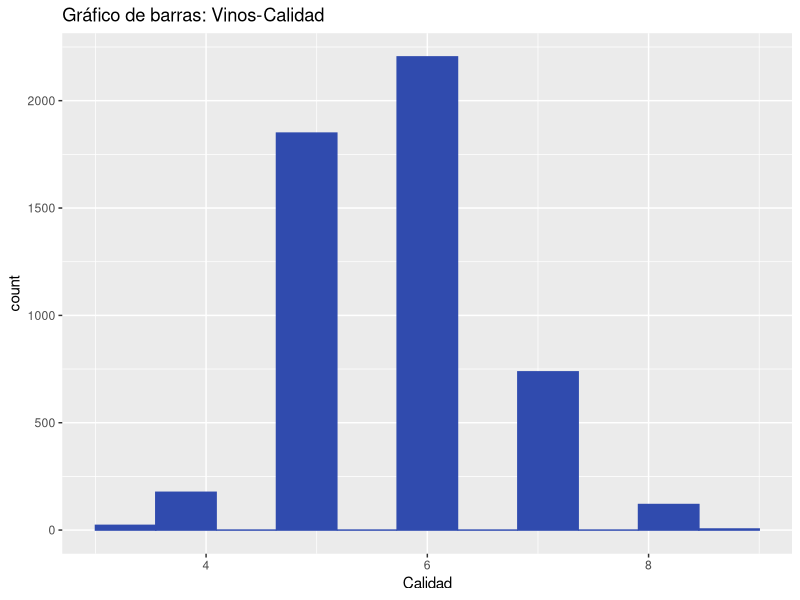
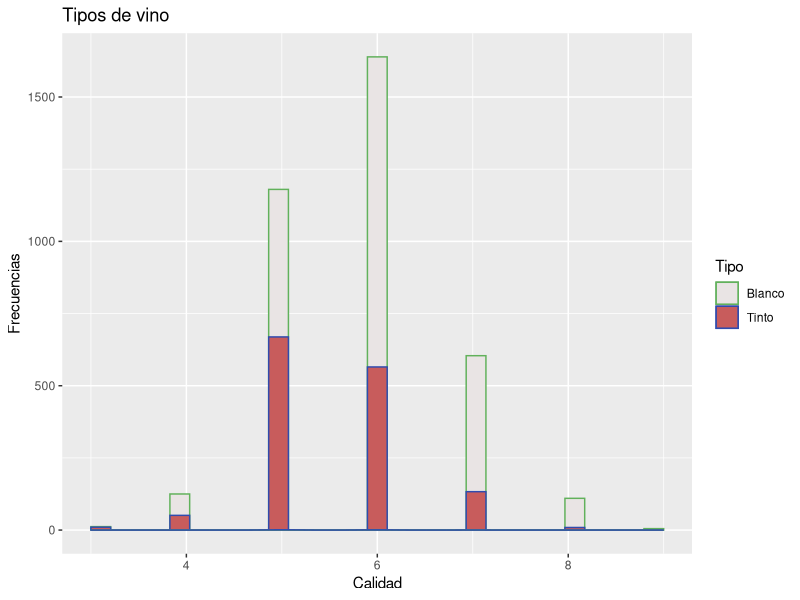
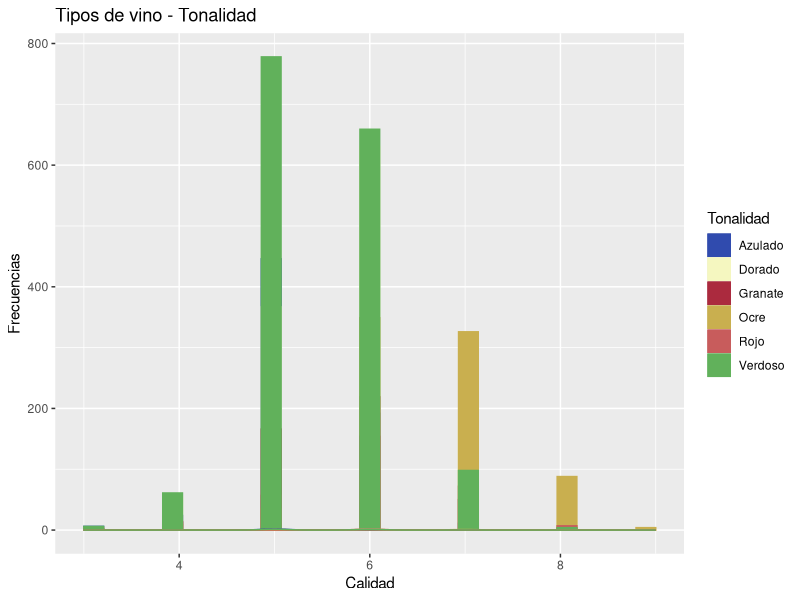
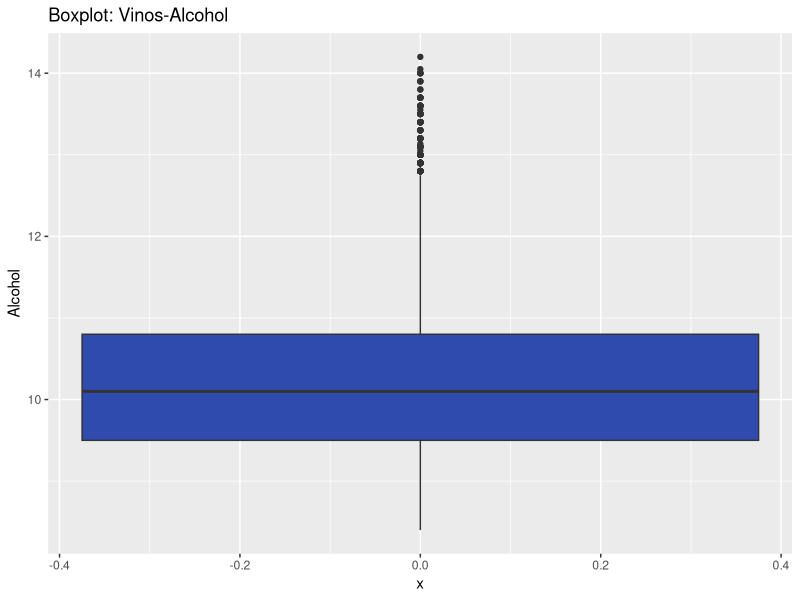
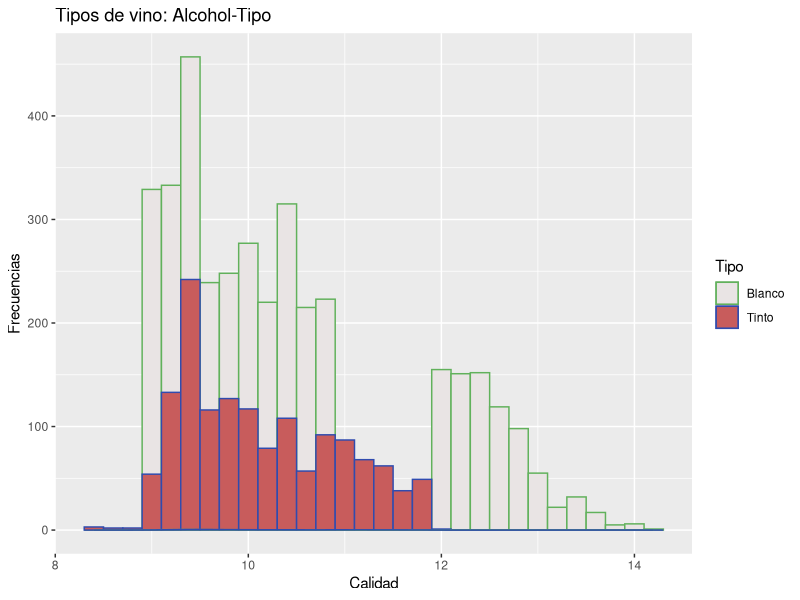
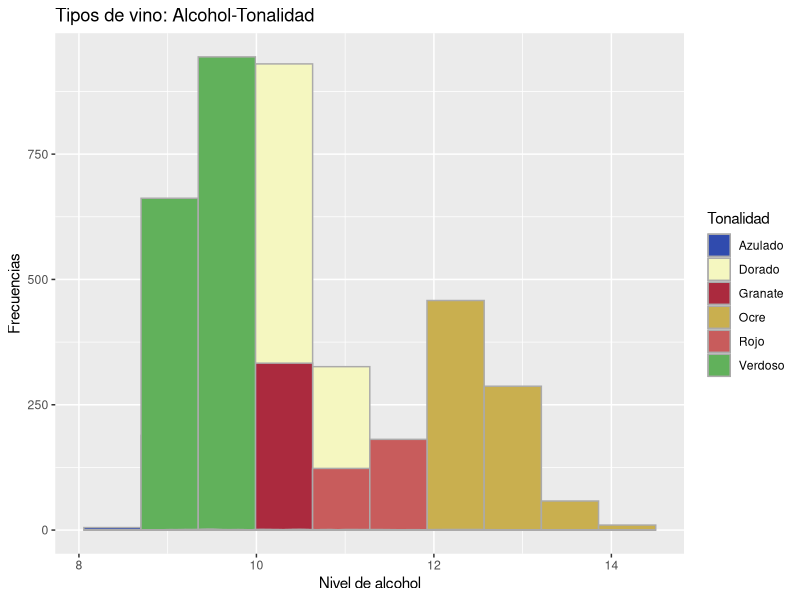
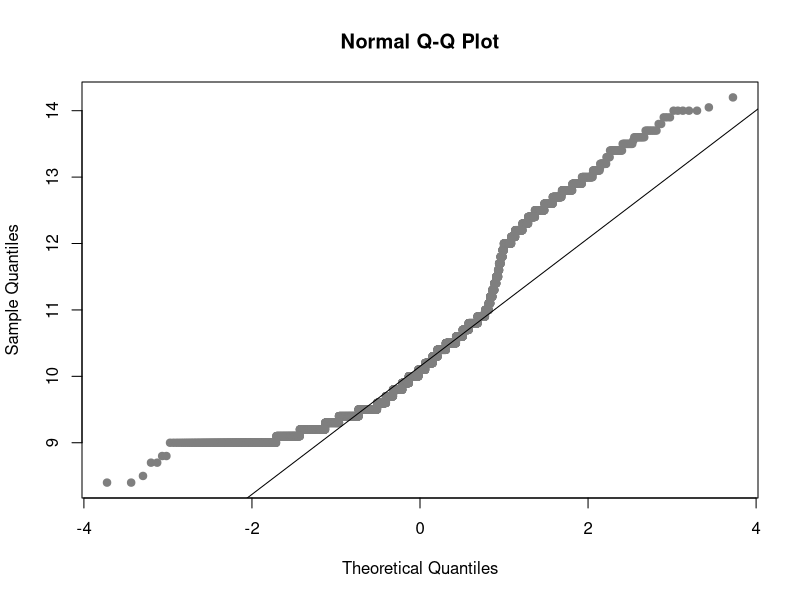
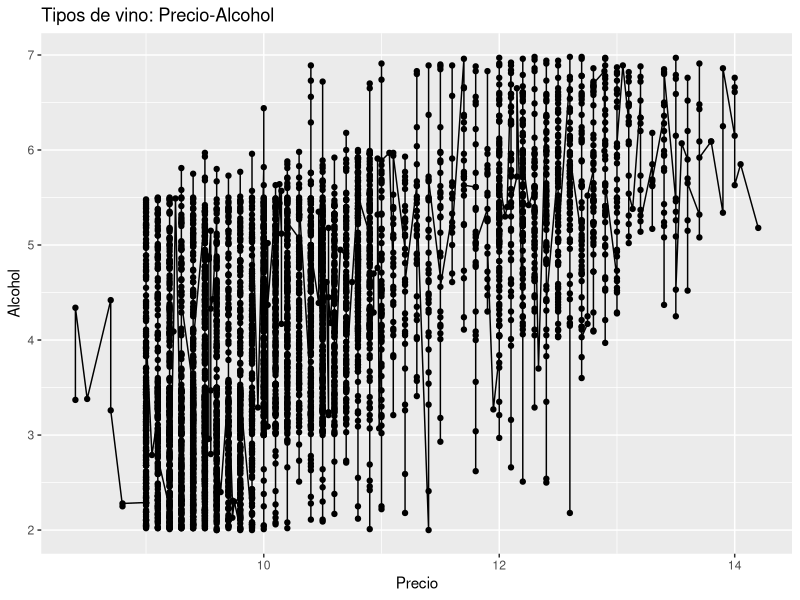

These figures' R source, in order:
## ---- chunk 1
library(dplyr)
library(ggplot2)
library(nortest)
## ---- chunk 2
vinos <- read.csv2("VINOS.csv")
## ---- chunk 3
str(vinos)
## ---- chunk 4
summary(vinos$Calidad)
## ---- chunk 5
ggplot(vinos, aes(x=Calidad)) +
  geom_histogram(bins = 12, col="#304bae", bg="#304bae") +
  ggtitle("Gráfico de barras: Vinos-Calidad")
## ---- chunk 6
calidad <- vinos$Calidad
calidad <- table(calidad)
calidad
## ---- chunk 7
calidad_t <- select(vinos, Tipo, Calidad)
calidad_t <- table(calidad_t)
calidad_t <- as.data.frame(calidad_t)
calidad_t
## ---- chunk 8
calidad_tt <- select(vinos, Tonalidad, Calidad)
calidad_tt <- table(calidad_tt)
calidad_tt <- as.data.frame(calidad_tt)
calidad_tt
## ---- chunk 9
calidad <- select(vinos, Calidad, Tipo, Tonalidad)
## ---- chunk 10
str(calidad)
## ---- chunk 11
ggplot(vinos, aes(x=Calidad, fill=Tipo, color=Tipo)) +
  ggtitle("Tipos de vino") +
  geom_histogram(alpha=2, position="identity", bins = 30)+
  geom_density(alpha=0.5) +
  xlab("Calidad") +
  ylab("Frecuencias") +
  scale_color_manual(values=c("#61b15b", "#304bae"))+
  scale_fill_manual(values=c("#e9e4e4", "#c85c5c"))
## ---- chunk 12
ggplot(vinos, aes(x=Calidad, fill=Tonalidad, color=Tonalidad)) +
  ggtitle("Tipos de vino - Tonalidad") +
  geom_histogram(alpha=1, position="identity", bins = 30)+
  geom_density(alpha=1) +
  xlab("Calidad") +
  ylab("Frecuencias") +
  scale_color_manual(values=c("#304bae", "#f5f7c0","#ab2a3e", "#c9af4f","#c85c5c", "#61b15b"))+
  scale_fill_manual(values=c("#304bae", "#f5f7c0","#ab2a3e", "#c9af4f","#c85c5c", "#61b15b"))
## ---- chunk 13
summary(vinos$Alcohol)
## ---- chunk 14
ggplot(vinos, aes(x=0, y=Alcohol)) +
  geom_boxplot(bg="#304bae") +
  ggtitle("Boxplot: Vinos-Alcohol")
## ---- chunk 15
ggplot(vinos, aes(x=Alcohol, fill=Tipo, color=Tipo)) +
  ggtitle("Tipos de vino: Alcohol-Tipo") +
  geom_histogram(alpha=2, position="identity", bins = 30)+
  geom_density(alpha=0.5) +
  xlab("Calidad") +
  ylab("Frecuencias") +
  scale_color_manual(values=c("#61b15b", "#304bae"))+
  scale_fill_manual(values=c("#e9e4e4", "#c85c5c"))
## ---- chunk 16
ggplot(vinos, aes(x=Alcohol, fill=Tonalidad, color=Tonalidad)) +
  ggtitle("Tipos de vino: Alcohol-Tonalidad") +
  geom_histogram(alpha=1, position="identity", bins = 10)+
  geom_density(alpha=1) +
  xlab("Nivel de alcohol") +
  ylab("Frecuencias") +
  scale_fill_manual(values=c("#304bae", "#f5f7c0","#ab2a3e", "#c9af4f","#c85c5c", "#61b15b"))+
  scale_color_manual(values=c("#abaaaa", "#abaaaa","#abaaaa", "#abaaaa","#abaaaa", "#abaaaa"))
## ---- chunk 17
qqnorm(vinos$Alcohol, pch = 19, col = "gray50")
qqline(vinos$Alcohol)
## ---- chunk 18
precio_a <- select(vinos, Alcohol, Precio)
summary(precio_a)
## ---- chunk 19
ggplot(precio_a, aes(x=Alcohol, y=Precio)) +
  ggtitle("Tipos de vino: Precio-Alcohol") +
  geom_point() +
  geom_line() +
  xlab("Precio") +
  ylab("Alcohol") 
## ---- chunk 20
pairs(vinos$Alcohol ~ vinos$Precio)
## ---- chunk 21
precio <- select(vinos, Calidad, Precio)
summary(precio)
## ---- chunk 22
ggplot(precio, aes(x=Calidad, y=Precio)) +
  ggtitle("Tipos de vino: Precio-Calidad") +
  geom_point() +
  geom_line() +
  xlab("Precio") +
  ylab("Calidad") 
## ---- chunk 23
summary(vinos$Precio)
mean(vinos$Precio)
## ---- chunk 24
t.test(x=vinos$Precio, y = NULL,
       alternative = c("two.sided", "less", "greater"),
       mu = 4.25, paired = FALSE, var.equal = FALSE,
       conf.level = 0.95)

## ---- chunk 25
precio_ver <- filter(vinos, Tonalidad=="Verdoso")
summary(precio_ver$Precio)
## ---- chunk 26
t.test(x=precio_ver$Precio, y = NULL,
       alternative = c("two.sided", "less", "greater"),
       mu = 3.473, paired = FALSE, var.equal = FALSE,
       conf.level = 0.90)

## ---- chunk 27
summary(precio_ver$Alcohol)
qqnorm(precio_ver$Alcohol)
qqline(precio_ver$Alcohol)

## ---- chunk 28
library(nortest) 
ad.test(precio_ver$Alcohol)
## ---- chunk 29
t.test(precio_ver$Alcohol, alternative='two.sided',
       conf.level=0.99, mu=11.9)
## ---- chunk 30
t.test(precio_ver$Alcohol, alternative='two.sided',
       conf.level=0.95, mu=11.9)
## ---- chunk 31
t.test(x=vinos$Alcohol, y = NULL,
       alternative = c("two.sided", "less", "greater"),
       mu = 8, paired = FALSE, var.equal = FALSE,
       conf.level = 0.95)

## ---- chunk 32
t.test(x=vinos$Alcohol, y = NULL,
       alternative = c("two.sided", "less", "greater"),
       mu = 4, paired = FALSE, var.equal = FALSE,
       conf.level = 0.95)

## ---- chunk 33
precio_granate <- select(vinos, Precio, Tonalidad)
precio_granate <- filter(precio_granate, Tonalidad=="Granate")
head(precio_granate, 20)
## ---- chunk 34
qqnorm(precio_granate$Precio)
qqline(precio_granate$Precio)
hist(precio_granate$Precio)
## ---- chunk 35
lillie.test(precio_granate$Precio)
## ---- chunk 36
precio_azulado <- select(vinos, Precio, Tonalidad)
precio_azulado <- filter(precio_azulado, Tonalidad=="Azulado")
head(precio_azulado, 20)
## ---- chunk 37
qqnorm(precio_azulado$Precio)
qqline(precio_azulado$Precio)
## ---- chunk 38
t.test(precio_azulado$Precio)
## ---- chunk 39
lillie.test(precio_azulado$Precio)
## ---- chunk 40
precio_dorado <- select(vinos, Precio, Tonalidad)
precio_dorado <- filter(precio_dorado, Tonalidad=="Dorado")
head(precio_dorado, 20)
## ---- chunk 41
qqnorm(precio_dorado$Precio)
qqline(precio_dorado$Precio)
hist(precio_dorado$Precio)
## ---- chunk 42
t.test(precio_dorado$Precio)
## ---- chunk 43
lillie.test(precio_azulado$Precio)
